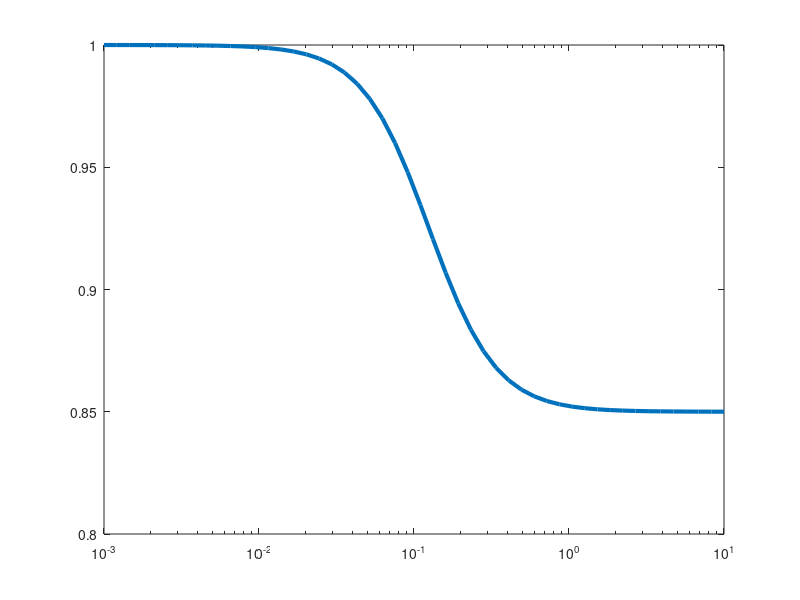

Source code (MATLAB): (Note: this script raises an error after producing the figure.)
Conc = logspace(-3,1);

b = 0.85;

E = 0.125;

m = 2;

Hill =  b + (1-b)./(1+(Conc./E).^m);

semilogx(Conc,Hill,'LineWidth',3)
ax = gca;
ax.FontSize = 16;
% ax.FontWeight = 'bold';
xlabel('Drug concentration levels')
ylabel('Hill equation')
% title('Hill equation when $b >1$','Interpreter','latex')
